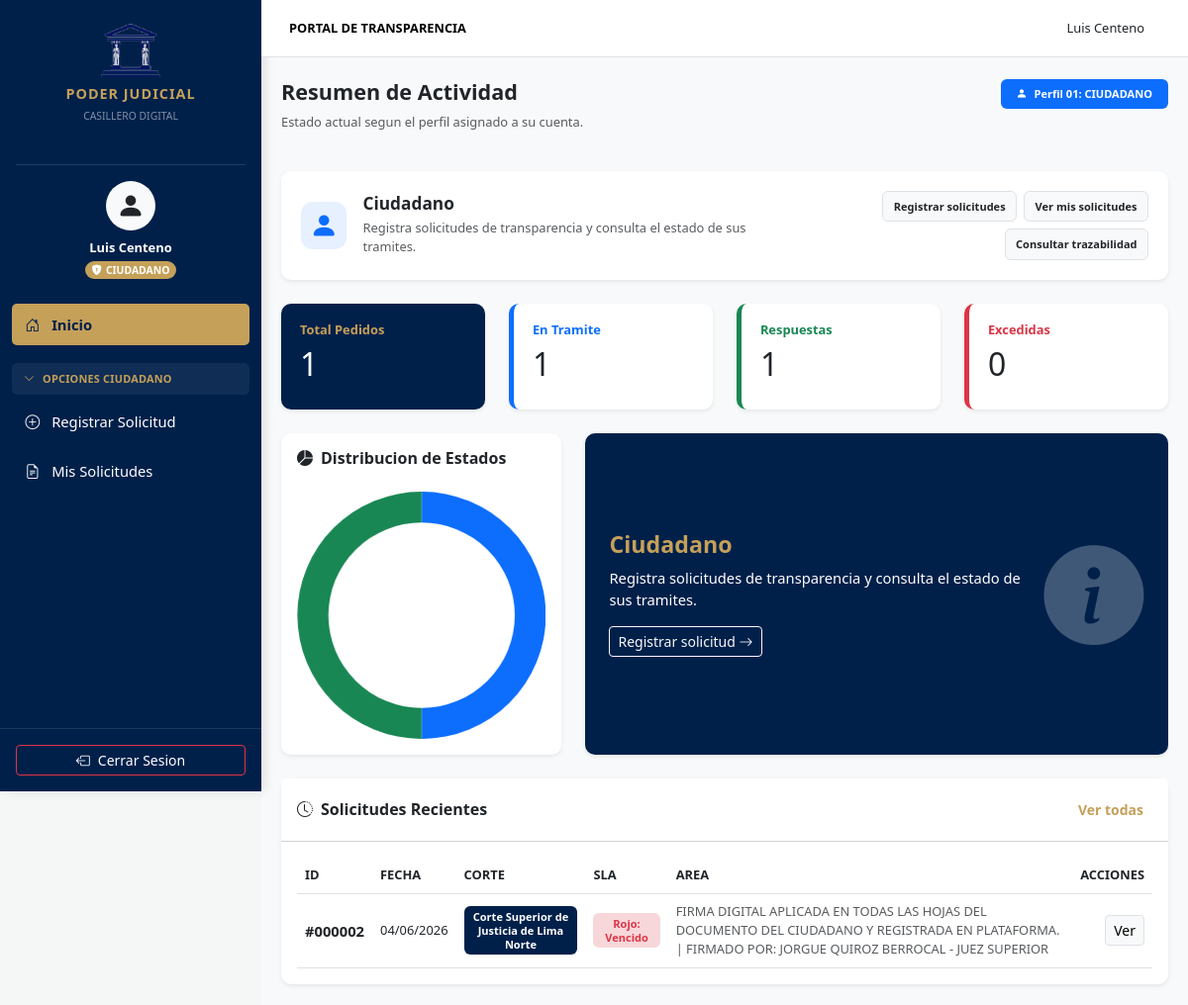
/dashboard (signed in), run on the app's committed database.
### tables this page shows
CREATE TABLE `solicitudes` (
  `c_solicitud` bigint(20) NOT NULL,
  `c_usuario` bigint(20) DEFAULT NULL,
  `c_tipo_via` char(2) DEFAULT NULL,
  `c_tipo_zona` char(2) DEFAULT NULL,
  `c_departamento` char(2) DEFAULT NULL,
  `c_provincia` char(4) DEFAULT NULL,
  `c_distrito` char(6) DEFAULT NULL,
  `f_registro` datetime(6) DEFAULT current_timestamp(6),
  `x_via_otro` varchar(50) DEFAULT NULL,
  `x_nombre_via` varchar(100) DEFAULT NULL,
  `x_zona_otro` varchar(50) DEFAULT NULL,
  `x_referencia` varchar(100) DEFAULT NULL,
  `x_telefono` varchar(7) DEFAULT NULL,
  `x_celular` varchar(9) DEFAULT NULL,
  `x_sustentacion` text NOT NULL,
  `n_tiempo_atencion` int(11) DEFAULT 10,
  `n_tiempo_prorroga` int(11) DEFAULT 0,
  `l_estado` char(1) DEFAULT 'S',
  `c_aud` int(11) DEFAULT NULL,
  `f_aud` datetime(6) DEFAULT current_timestamp(6),
  `b_aud` char(1) NOT NULL,
  `c_aud_uid` varchar(30) DEFAULT NULL,
  `c_aud_uidred` varchar(30) DEFAULT NULL,
  `c_aud_pc` varchar(30) DEFAULT NULL,
  `n_aud_ip` varchar(15) DEFAULT NULL,
  `c_aud_mcaddr` varchar(17) DEFAULT NULL
);

### app/Core/Controller.php (called while the page is built, shortened)
<?php
class Controller
{
    protected function view(string $view, array $data = []): void
    {
        extract($data, EXTR_SKIP);
        require dirname(__DIR__, 2) . '/resources/views/' . str_replace('.', '/', $view) . '.php';
    }
}

### app/Controllers/DashboardController.php (called while the page is built, shortened)
<?php
class DashboardController extends Controller
{
    public function index(): void
    {
        $userId = (int) $_SESSION['id_usuario'];
        $this->view('dashboard.index', [
            'resumen' => Solicitud::resumenPorUsuario($userId),
            'recientes' => Solicitud::recientesPorUsuario($userId),
            'perfil' => $this->perfilActual(),
        ]);
    }
    private function perfilActual(): array
    {
        $perfilId = $_SESSION['id_perfil'] ?? '';
        return $perfiles[$perfilId] ?? [
            'titulo' => $_SESSION['nombre_perfil'] ?? 'Perfil no definido',
            'descripcion' => 'Perfil pendiente de configuracion.',
            'acciones' => ['Consultar con el administrador'],
            'color' => 'secondary',
            'icono' => 'bi-person-badge-fill',
        ];
    }
}

### app/Core/Router.php (called while the page is built, shortened)
<?php
class Router
{
    private array $routes = [];
    public function get(string $uri, array $action): void
    {
        $this->routes['GET'][$uri] = $action;
    }
    public function post(string $uri, array $action): void
    {
        $this->routes['POST'][$uri] = $action;
    }
    public function dispatch(string $method, string $uri): void
    {
        $uri = parse_url($uri, PHP_URL_PATH) ?: '/';
        $uri = rtrim($uri, '/') ?: '/';
        $action = $this->routes[$method][$uri] ?? null;
        [$controller, $methodName] = $action;
        (new $controller())->$methodName();
    }
}

### public/index.php (called while the page is built, shortened)
<?php
require dirname(__DIR__) . '/app/Core/helpers.php';
$router = require dirname(__DIR__) . '/routes/web.php';
$router->dispatch($_SERVER['REQUEST_METHOD'], $_SERVER['REQUEST_URI']);

### app/Core/helpers.php (called while the page is built, shortened)
<?php
function url(string $path): string
{
    return base_url($path);
}
function base_url(string $path = ''): string
{
    $base = dirname($_SERVER['SCRIPT_NAME'] ?? '');
    $base = str_replace('\\', '/', $base);
    $base = $base === '/' ? '' : rtrim($base, '/');
    return $base . '/' . ltrim($path, '/');
}
function e(?string $value): string
{
    return htmlspecialchars($value ?? '', ENT_QUOTES, 'UTF-8');
}
function calcularSLA(string $fechaInicio, int $diasLey, int $diasProrroga): array
{
    $plazoTotal = $diasLey + $diasProrroga;
    $fechaActual = new DateTime();
    $fechaRegistro = new DateTime($fechaInicio);
    $diasPasados = $fechaRegistro->diff($fechaActual)->days;
    $diasRestantes = $plazoTotal - $diasPasados;
    return ['color' => 'danger', 'texto' => 'Rojo: Vencido', 'vencido' => true];
}

### app/Models/Solicitud.php (called while the page is built, shortened)
<?php
class Solicitud
{
    public static function resumenPorUsuario(int $userId): array
    {
        $pdo = Database::connection();
        $total = $pdo->prepare("SELECT count(*) FROM solicitudes WHERE c_usuario = ?");
        $total->execute([$userId]);
        $proceso = $pdo->prepare("SELECT count(DISTINCT sub.c_solicitud) FROM solicitudes s JOIN solicitudes_ubicaciones sub ON s.c_solicitud = sub.c_solicitud WHERE s.c_usuario = ? AND sub.c_tipo_solicitud_estado IN ('01','02')");
        $proceso->execute([$userId]);
        $atendidas = $pdo->prepare("SELECT count(DISTINCT sub.c_solicitud) FROM solicitudes s JOIN solicitudes_ubicaciones sub ON s.c_solicitud = sub.c_solicitud WHERE s.c_usuario = ? AND sub.c_tipo_solicitud_estado = '04'");
        $atendidas->execute([$userId]);
        $vencidas = $pdo->prepare("SELECT count(DISTINCT sub.c_solicitud) FROM solicitudes s JOIN solicitudes_ubicaciones sub ON s.c_solicitud = sub.c_solicitud WHERE s.c_usuario = ? AND sub.c_tipo_solicitud_estado = '05'");
        $vencidas->execute([$userId]);
        return [
            'total' => (int) $total->fetchColumn(),
            'proceso' => (int) $proceso->fetchColumn(),
            'atendidas' => (int) $atendidas->fetchColumn(),
            'vencidas' => (int) $vencidas->fetchColumn(),
        ];
    }
    public static function recientesPorUsuario(int $userId, int $limit = 5): array
    {
        $sql = "SELECT s.c_solicitud, s.f_registro, c.x_corte, e.c_tipo_solicitud_estado,
                       sub.x_observacion AS area_actual, s.n_tiempo_atencion, s.n_tiempo_prorroga
                FROM solicitudes s
                INNER JOIN solicitudes_ubicaciones sub ON sub.c_solicitud_ubicacion = (
                    SELECT MAX(sub2.c_solicitud_ubicacion)
                    FROM solicitudes_ubicaciones sub2
                    WHERE sub2.c_solicitud = s.c_solicitud AND sub2.l_estado = 'S'
                )
                INNER JOIN cortes_nacionales c ON sub.c_corte = c.c_corte
                INNER JOIN tipos_solicitud_estados e ON sub.c_tipo_solicitud_estado = e.c_tipo_solicitud_estado
                WHERE s.c_usuario = :user_id AND s.l_estado = 'S'
                ORDER BY s.f_registro DESC
                LIMIT {$limit}";
        $stmt = Database::connection()->prepare($sql);
        $stmt->execute(['user_id' => $userId]);
        return $stmt->fetchAll();
    }
}

### app/Core/Database.php (called while the page is built, shortened)
<?php
class Database
{
    private static ?PDO $connection = null;
    public static function connection(): PDO
    {
        if (self::$connection !== null) {
            return self::$connection;
        }
        $config = require dirname(__DIR__, 2) . '/config/database.php';
        $dsn = "{$config['driver']}:host={$config['host']};port={$config['port']};dbname={$config['database']}";
        if ($config['driver'] === 'mysql') {
            $dsn .= ';charset=utf8mb4';
        }
        try {
            self::$connection = new PDO($dsn, $config['username'], $config['password'], [
                PDO::ATTR_ERRMODE => PDO::ERRMODE_EXCEPTION,
                PDO::ATTR_DEFAULT_FETCH_MODE => PDO::FETCH_ASSOC,
            ]);
        } catch (PDOException $exception) {
            die('Error de conexion: ' . $exception->getMessage());
        }
        return self::$connection;
    }
}

### resources/views/dashboard/index.php (the view, shortened to what this page needs)
<div class="container-fluid dashboard-page">
    <div class="row mb-4">
        <div class="col-lg-8">
            <h4 class="text-pj-blue fw-bold">Resumen de Actividad</h4>
            <p class="text-muted small">Estado actual segun el perfil asignado a su cuenta.</p>
        </div>
        <div class="col-lg-4 text-lg-end">
            <span class="badge bg-<?= e($perfil['color']) ?> px-3 py-2">
                <i class="bi <?= e($perfil['icono']) ?> me-1"></i>
                Perfil <?= e($_SESSION['id_perfil'] ?? '') ?>: <?= e($_SESSION['nombre_perfil'] ?? $perfil['titulo']) ?>
            </span>
        </div>
    </div>
    <div class="card border-0 shadow-sm rounded-4 mb-4 role-summary">
        <div class="card-body p-4">
            <div class="row align-items-center g-3">
                <div class="col-md-7">
                    <div class="d-flex align-items-center">
                        <div class="icon-shape bg-<?= e($perfil['color']) ?> bg-opacity-10 me-3">
                            <i class="bi <?= e($perfil['icono']) ?> fs-3 text-<?= e($perfil['color']) ?>"></i>
                        </div>
                        <div>
                            <h5 class="mb-1 fw-bold text-pj-blue"><?= e($perfil['titulo']) ?></h5>
                            <p class="mb-0 text-muted small"><?= e($perfil['descripcion']) ?></p>
                        </div>
                    </div>
                </div>
                <div class="col-md-5">
                    <div class="d-flex flex-wrap gap-2 justify-content-md-end role-actions">
                        <?php foreach ($perfil['acciones'] as $accion): ?>
                            <span class="badge bg-light text-dark border py-2 px-3"><?= e($accion) ?></span>
                        <?php endforeach; ?>
                    </div>
                </div>
            </div>
        </div>
    </div>
    <div class="row g-4">
        <div class="col-md-3"><div class="card card-stat bg-pj-blue shadow-sm text-white"><div class="card-body"><h6 class="text-pj-gold small fw-bold">Total Pedidos</h6><h2><?= $resumen['total'] ?></h2></div></div></div>
        <div class="col-md-3"><div class="card card-stat bg-white shadow-sm border-start border-primary border-5"><div class="card-body"><h6 class="text-primary small fw-bold">En Tramite</h6><h2><?= $resumen['proceso'] ?></h2></div></div></div>
        <div class="col-md-3"><div class="card card-stat bg-white shadow-sm border-start border-success border-5"><div class="card-body"><h6 class="text-success small fw-bold">Respuestas</h6><h2><?= $resumen['atendidas'] ?></h2></div></div></div>
        <div class="col-md-3"><div class="card card-stat bg-white shadow-sm border-start border-danger border-5"><div class="card-body"><h6 class="text-danger small fw-bold">Excedidas</h6><h2><?= $resumen['vencidas'] ?></h2></div></div></div>
    </div>
    <div class="row mt-4">
        <div class="col-md-4">
            <div class="card border-0 shadow-sm rounded-4">
                <div class="card-body">
                    <h6 class="text-pj-blue fw-bold mb-4"><i class="bi bi-pie-chart-fill me-2"></i>Distribucion de Estados</h6>
                    <div style="position: relative; height:250px;"><canvas id="chartSolicitudes"></canvas></div>
                </div>
            </div>
        </div>
        <div class="col-md-8">
            <div class="card border-0 shadow-sm rounded-4 h-100 bg-pj-blue text-white dashboard-info-card">
                <div class="card-body d-flex align-items-center p-4">
                    <div>
                        <h4 class="text-pj-gold fw-bold"><?= e($perfil['titulo']) ?></h4>
                        <p class="mb-0"><?= e($perfil['descripcion']) ?></p>
                        <?php if (($_SESSION['id_perfil'] ?? '') === '01'): ?>
                            <a href="<?= url('/solicitudes/crear') ?>" class="btn btn-outline-light btn-sm mt-3">Registrar solicitud <i class="bi bi-arrow-right"></i></a>
                        <?php else: ?>
                            <span class="badge bg-light text-pj-blue mt-3">Vista operativa del perfil</span>
                        <?php endif; ?>
                    </div>
                    <i class="bi bi-info-circle-fill opacity-25 ms-auto" style="font-size: 8rem;"></i>
                </div>
            </div>
        </div>
    </div>
    <div class="card border-0 shadow-sm rounded-4 mt-4">
        <div class="card-header bg-white py-3 d-flex justify-content-between align-items-center">
            <h6 class="mb-0 fw-bold text-pj-blue"><i class="bi bi-clock-history me-2"></i>Solicitudes Recientes</h6>
            <a href="<?= url('/solicitudes') ?>" class="btn btn-sm btn-link text-pj-gold fw-bold text-decoration-none">Ver todas</a>
        </div>
        <div class="card-body">
            <div class="table-responsive">
                <table class="table table-hover align-middle mb-0">
                    <thead class="bg-light"><tr class="small text-uppercase text-muted"><th>ID</th><th>Fecha</th><th>Corte</th><th>SLA</th><th>Area</th><th class="text-end">Acciones</th></tr></thead>
                    <tbody>
                    <?php foreach ($recientes as $row): $sla = calcularSLA($row['f_registro'], (int) $row['n_tiempo_atencion'], (int) $row['n_tiempo_prorroga']); ?>
                        <tr>
                            <td class="fw-bold text-pj-blue">#<?= str_pad($row['c_solicitud'], 6, '0', STR_PAD_LEFT) ?></td>
                            <td class="small"><?= date('d/m/Y', strtotime($row['f_registro'])) ?></td>
                            <td><span class="badge bg-pj-blue"><?= e($row['x_corte']) ?></span></td>
                            <td><span class="badge bg-<?= $sla['color'] ?>-subtle text-<?= $sla['color'] ?>"><?= e($sla['texto']) ?></span></td>
                            <td class="small text-muted"><?= e($row['area_actual']) ?></td>
                            <td class="text-end"><a href="<?= url('/solicitudes/detalle?id=' . $row['c_solicitud']) ?>" class="btn btn-sm btn-light border">Ver</a></td>
                        </tr>
                    <?php endforeach; ?>
                    </tbody>
                </table>
            </div>
        </div>
    </div>
</div>
<script>
new Chart(document.getElementById('chartSolicitudes').getContext('2d'), {
    type: 'doughnut',
    data: {
        labels: ['En Tramite', 'Atendidas', 'Vencidas'],
        datasets: [{ data: [<?= $resumen['proceso'] ?>, <?= $resumen['atendidas'] ?>, <?= $resumen['vencidas'] ?>], backgroundColor: ['#0d6efd', '#198754', '#dc3545'], borderWidth: 0 }]
    },
    options: { responsive: true, maintainAspectRatio: false, plugins: { legend: { display: false } }, cutout: '75%' }
});
</script>
<?php
require dirname(__DIR__) . '/layouts/app.php';

### public/assets/css/estilos.css (style rules this page uses)
:root { --sidebar-width: 264px; --pj-blue: #00204a; --pj-gold: #c5a059; --pj-light: #f4f7f6; }
body { background-color: var(--pj-light); font-family: 'Segoe UI', Tahoma, Geneva, Verdana, sans-serif; font-size: 0.92rem; }
.bg-pj-blue { background-color: var(--pj-blue) !important; color: white; }
.text-pj-gold { color: var(--pj-gold) !important; }
.card-stat { border: none; border-radius: 12px; transition: transform 0.3s ease, box-shadow 0.3s ease; cursor: pointer; overflow: hidden; }
.icon-shape { width: 48px; height: 48px; background-color: rgba(255, 255, 255, 0.2); display: flex; align-items: center; justify-content: center; border-radius: 12px; }
.card-stat .card-body { padding: 1.18rem; }
.dashboard-page { max-width: 1180px; padding: 1.35rem 1.25rem !important; }
.dashboard-page h4 { font-size: 1.35rem; }
.dashboard-page h5 { font-size: 1.08rem; }
.dashboard-page .card { border-radius: 10px !important; }
.dashboard-page .badge { white-space: normal; line-height: 1.25; }
.dashboard-page .role-summary .card-body { padding: 1.25rem !important; }
.dashboard-page .role-actions { gap: 0.45rem !important; }
.dashboard-page .role-actions .badge { padding: 0.48rem 0.65rem !important; }
.dashboard-page .dashboard-info-card .card-body { min-height: 210px; padding: 1.55rem !important; }
.dashboard-page .dashboard-info-card h4 { font-size: 1.45rem; }
.dashboard-page .dashboard-info-card .bi-info-circle-fill { font-size: 6.3rem !important; }

### data on the page
solicitudes: c_solicitud "000002", f_registro "04/06/2026", x_corte "Corte Superior de Justicia de Lima Norte", texto "Rojo: Vencido", area_actual "FIRMA DIGITAL APLICADA EN TODAS LAS HOJAS DEL DOCUMENTO DEL CIUDADANO Y REGISTRADA EN PLATAFORMA. | FIRMADO POR: JORGUE QUIROZ BERROCAL - JUEZ SUPERIOR"

### other printed values
$_SESSION['nombre_usuario'] "Luis Centeno"
$_SESSION['nombre_perfil'] "CIUDADANO"
$section['title'] "OPCIONES CIUDADANO"
$item['label'] "Registrar Solicitud"
$item['label'] "Mis Solicitudes"
$_SESSION['id_perfil'] "01"
$perfil['titulo'] "Ciudadano"
$perfil['descripcion'] "Registra solicitudes de transparencia y consulta el estado de sus tramites."
$accion "Registrar solicitudes"
$accion "Ver mis solicitudes"
$accion "Consultar trazabilidad"
$resumen['total'] "1"
$resumen['proceso'] "1"
$resumen['atendidas'] "1"
$resumen['vencidas'] "0"
